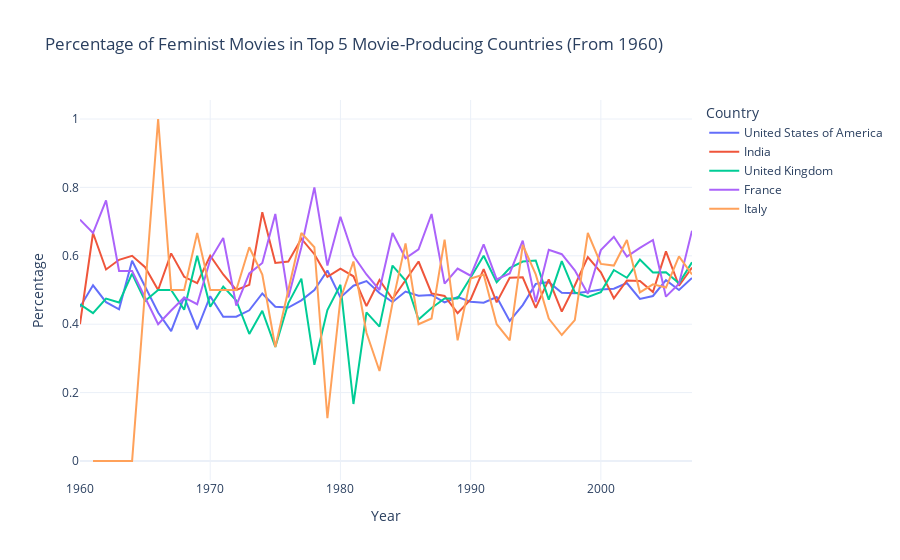

Write notebook code for a chart like this one.
### Markdown cell above
## Percentage of feminist movies per country

### Code cell
movie_dataset['Country dictionnaire'] = movie_dataset['Movie countries (Freebase ID:name tuples)'].apply(
    lambda x: ast.literal_eval(x) if isinstance(x, str) else []
)

movie_dataset_explode_country = movie_dataset.explode('Country dictionnaire')

movies_per_country = movie_dataset_explode_country.groupby(['Country dictionnaire', 'Year']).agg(
    total_movies=('Wikipedia movie ID', 'count'),
    feminist_movies=('feminism', 'sum')
).reset_index()


films_per_country = movie_dataset_explode_country.groupby('Country dictionnaire').size().reset_index(name='total_movies')
top_5_countries = films_per_country.sort_values(by='total_movies', ascending=False).head(5)
top_countries_name = ['United States of America', "India", 'United Kingdom', 'France', 'Italy']


movies_per_country['percentage'] = movies_per_country['feminist_movies']/movies_per_country['total_movies']

movies_per_country = movies_per_country[(movies_per_country['Year'] >= 1960) & (movies_per_country['Year'] < 2008)]

df = movies_per_country[movies_per_country['Country dictionnaire'].isin(top_5_countries['Country dictionnaire'])]
country_labels = dict(zip(top_5_countries['Country dictionnaire'], top_countries_name))
fig = go.Figure()

for country_code, country_label in country_labels.items():
    country_data = df[df['Country dictionnaire'] == country_code]
    fig.add_trace(go.Scatter(
        x=country_data['Year'],
        y=country_data['percentage'],
        mode='lines',
        name=country_label,
        hovertemplate=f"<b>{country_label}</b><br>Year: {{x}}<br>Percentage: {{y:.2f}}%"  # Affichage interactif
    ))


fig.update_layout(
    title="Percentage of Feminist Movies in Top 5 Movie-Producing Countries (From 1960)",
    xaxis_title="Year",
    yaxis_title="Percentage",
    legend_title="Country",
    template="plotly_white",
    hovermode="x unified"
)

fig.write_html("feminist_movies_by_country.html")

fig.show()

### Figure 1 — Plotly figure (JSON) as saved in the notebook; plotly's stock layout.template omitted (floating-point values rounded to 4 significant figures)
{"data": [{"hovertemplate": "<b>United States of America</b><br>Year: {x}<br>Percentage: {y:.2f}%", "mode": "lines", "name": "United States of America", "type": "scatter", "x": [1960, 1961, 1962, 1963, 1964, 1965, 1966, 1967, 1968, 1969, 1970, 1971, 1972, 1973, 1974, 1975, 1976, 1977, 1978, 1979, 1980, 1981, 1982, 1983, 1984, 1985, 1986, 1987, 1988, 1989, 1990, 1991, 1992, 1993, 1994, 1995, 1996, 1997, 1998, 1999, 2000, 2001, 2002, 2003, 2004, 2005, 2006, 2007], "y": [0.45, 0.5138, 0.4643, 0.4434, 0.5854, 0.5083, 0.4341, 0.3798, 0.4793, 0.3852, 0.4818, 0.4214, 0.4218, 0.4406, 0.4899, 0.4508, 0.4485, 0.4697, 0.5, 0.5571, 0.4783, 0.5125, 0.526, 0.4912, 0.4646, 0.4954, 0.4832, 0.4854, 0.4637, 0.4796, 0.4658, 0.4627, 0.4794, 0.4094, 0.4559, 0.5179, 0.523, 0.4918, 0.4906, 0.4946, 0.5013, 0.5036, 0.5203, 0.4737, 0.4825, 0.5288, 0.5, 0.5352]}, {"hovertemplate": "<b>India</b><br>Year: {x}<br>Percentage: {y:.2f}%", "mode": "lines", "name": "India", "type": "scatter", "x": [1960, 1961, 1962, 1963, 1964, 1965, 1966, 1967, 1968, 1969, 1970, 1971, 1972, 1973, 1974, 1975, 1976, 1977, 1978, 1979, 1980, 1981, 1982, 1983, 1984, 1985, 1986, 1987, 1988, 1989, 1990, 1991, 1992, 1993, 1994, 1995, 1996, 1997, 1998, 1999, 2000, 2001, 2002, 2003, 2004, 2005, 2006, 2007], "y": [0.4, 0.6667, 0.56, 0.5882, 0.6, 0.5667, 0.5, 0.6071, 0.5385, 0.52, 0.6, 0.5455, 0.5, 0.5152, 0.7273, 0.5789, 0.5833, 0.65, 0.6047, 0.5385, 0.5625, 0.54, 0.4528, 0.5294, 0.4737, 0.5303, 0.5833, 0.4898, 0.4828, 0.4324, 0.4722, 0.561, 0.4638, 0.5357, 0.5373, 0.4478, 0.5309, 0.4368, 0.5132, 0.596, 0.5514, 0.4758, 0.5278, 0.5266, 0.4942, 0.6131, 0.5124, 0.5656]}, {"hovertemplate": "<b>United Kingdom</b><br>Year: {x}<br>Percentage: {y:.2f}%", "mode": "lines", "name": "United Kingdom", "type": "scatter", "x": [1960, 1961, 1962, 1963, 1964, 1965, 1966, 1967, 1968, 1969, 1970, 1971, 1972, 1973, 1974, 1975, 1976, 1977, 1978, 1979, 1980, 1981, 1982, 1983, 1984, 1985, 1986, 1987, 1988, 1989, 1990, 1991, 1992, 1993, 1994, 1995, 1996, 1997, 1998, 1999, 2000, 2001, 2002, 2003, 2004, 2005, 2006, 2007], "y": [0.4583, 0.4324, 0.475, 0.4634, 0.5476, 0.4681, 0.5, 0.5, 0.4423, 0.6, 0.451, 0.5098, 0.4694, 0.3714, 0.439, 0.3333, 0.4615, 0.5333, 0.2812, 0.4412, 0.5152, 0.1667, 0.4348, 0.3929, 0.5714, 0.5278, 0.4138, 0.4474, 0.475, 0.475, 0.5366, 0.6, 0.5227, 0.5641, 0.5833, 0.5862, 0.4717, 0.5846, 0.4928, 0.48, 0.4938, 0.5584, 0.5357, 0.5888, 0.5512, 0.552, 0.5197, 0.5809]}, {"hovertemplate": "<b>France</b><br>Year: {x}<br>Percentage: {y:.2f}%", "mode": "lines", "name": "France", "type": "scatter", "x": [1960, 1961, 1962, 1963, 1964, 1965, 1966, 1967, 1968, 1969, 1970, 1971, 1972, 1973, 1974, 1975, 1976, 1977, 1978, 1979, 1980, 1981, 1982, 1983, 1984, 1985, 1986, 1987, 1988, 1989, 1990, 1991, 1992, 1993, 1994, 1995, 1996, 1997, 1998, 1999, 2000, 2001, 2002, 2003, 2004, 2005, 2006, 2007], "y": [0.7059, 0.6667, 0.7619, 0.5556, 0.5556, 0.4783, 0.4, 0.44, 0.4783, 0.4583, 0.5882, 0.6522, 0.4545, 0.5484, 0.5789, 0.7222, 0.4783, 0.625, 0.8, 0.5714, 0.7143, 0.6, 0.5455, 0.5, 0.6667, 0.5926, 0.619, 0.7222, 0.5185, 0.5625, 0.5417, 0.6333, 0.5312, 0.5484, 0.6444, 0.4651, 0.6176, 0.6047, 0.5577, 0.4889, 0.6167, 0.6557, 0.5976, 0.6232, 0.6463, 0.4805, 0.5181, 0.6735]}, {"hovertemplate": "<b>Italy</b><br>Year: {x}<br>Percentage: {y:.2f}%", "mode": "lines", "name": "Italy", "type": "scatter", "x": [1961, 1963, 1964, 1966, 1967, 1968, 1969, 1970, 1971, 1972, 1973, 1974, 1975, 1976, 1977, 1978, 1979, 1980, 1981, 1982, 1983, 1984, 1985, 1986, 1987, 1988, 1989, 1990, 1991, 1992, 1993, 1994, 1995, 1996, 1997, 1998, 1999, 2000, 2001, 2002, 2003, 2004, 2005, 2006, 2007], "y": [0, 0, 0, 1, 0.5, 0.5, 0.6667, 0.5, 0.5, 0.5, 0.625, 0.5455, 0.3333, 0.5, 0.6667, 0.625, 0.125, 0.4737, 0.5833, 0.375, 0.2632, 0.4615, 0.6364, 0.4, 0.4167, 0.6471, 0.3529, 0.5333, 0.5455, 0.4, 0.3529, 0.6316, 0.5455, 0.4167, 0.3684, 0.4118, 0.6667, 0.5763, 0.5714, 0.6463, 0.4932, 0.5167, 0.507, 0.5981, 0.5455]}], "layout": {"hovermode": "x unified", "legend": {"title": {"text": "Country"}}, "title": {"text": "Percentage of Feminist Movies in Top 5 Movie-Producing Countries (From 1960)"}, "xaxis": {"title": {"text": "Year"}}, "yaxis": {"title": {"text": "Percentage"}}}}
